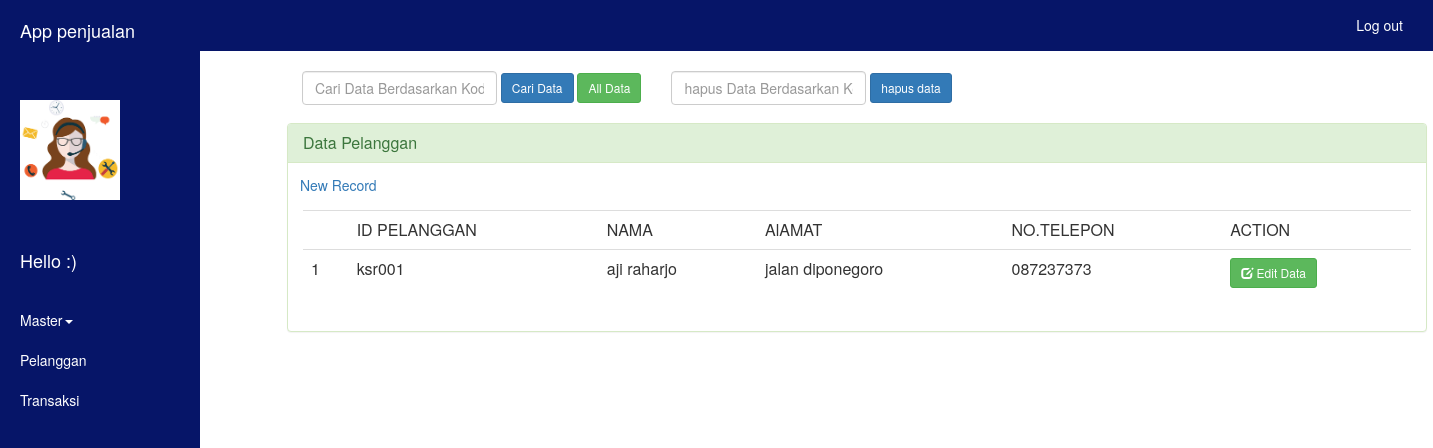
The app's page /v_operator.php with its own data.
### tables this page shows
CREATE TABLE `tb_operator` (
  `id_operator` varchar(8) NOT NULL,
  `nama` varchar(25) NOT NULL,
  `alamat` varchar(150) NOT NULL,
  `no_tlp` varchar(15) NOT NULL
);

### v_operator.php (the view, shortened to what this page needs)
<html>
<head>
<link rel="stylesheet" href="css/bootstrap.min.css"/>
</head>
<body>
  <div id="wrapper" class="active">
      <div id="sidebar-wrapper">
      <ul id="sidebar_menu" class="sidebar-nav">
           <li class="sidebar-brand"><a>App penjualan</a></li>
           <li class="sidebar-brand"><img src="download.png"></li>
           <li class="sidebar-brand"><a><span class="light" id="main_icon">Hello :)</span></a></li>
      </ul>
        <ul class="sidebar-nav" id="sidebar">
         <li class="dropdown">
          <a href="#" class="dropdown-toggle" data-toggle="dropdown">Master<span class="caret"></span></a>
        </li>
         <li class="active"><a href="v_pelanggan.php">Pelanggan</a></li>
          <li class="active"><a href="v_transaksi.php">Transaksi</a></li>
        </ul>
      </div>
      <div id="page-content-wrapper">
         <nav class="navbar navbar-custom navbar-fixed-top" role="navigation">
        <div class="container-fluid satu">
            <div class="collapse navbar-collapse navbar-right navbar-main-collapse">
                <ul class="nav navbar-nav">
                    <li>
                        <a href="logout.php">Log out</a>
                    </li>
                </ul>
            </div>
        </div>
    </nav>
    <div id="main-wrapper" class="col-md-11 pull-right">
            <div id="main">
            <div class="container">
                  <center><h2>Pencarian Data Product</h2></center>
    <form action="" method="POST" class="navbar-form navbar-left" role="search">
  <div class="form-group">
    <input type='text' placeholder='Cari Data Berdasarkan Kode dan Nama' name='qcari' class='form-control'> <br/>
  </div>
  <input type='submit' value='Cari Data' class='btn btn-sm btn-primary'> <a href='index.php' class='btn btn-sm btn-success' > All Data</a>
    </form>
   <form action="delete3.php" method="POST" class="navbar-form navbar-left" role="search">
  <div class="form-group">
    <input type='text' placeholder='hapus Data Berdasarkan Kode dan Nama' name='kode' class='form-control'> <br/>
  </div>
  <input type='submit' value='hapus data' name="hapus3" class='btn btn-sm btn-primary'>
    </form>
<br/>
<br/>
<br/>
    <div class="panel panel-success">
  <div class="panel-heading">
   <h3 class="panel-title">Data Pelanggan</h3>
  </div><div align="left" style="margin-left:12px;margin-top:12px"><a href="tambahoperator.php" class="table table-hover" >New Record</a></div>
  <div class="panel-body">
    <table class="table table-hover" >
      <th><td>ID PELANGGAN</a></td><td>NAMA</td><td>AlAMAT</td><td>NO.TELEPON</td><td>ACTION</td></th>
<?php
require_once('koneksi.php');
$query1="select * from tb_operator ";
$result=mysqli_query($conn,$query1) or die(mysqli_error());
$no=1;
while($rows=mysqli_fetch_assoc($result)){
      ?>
      <tr>
        <td><?php echo $no
        ?></td>
        <td><?php   echo $rows['id_operator'];?></td>
        <td><?php   echo $rows['nama'];?></td>
        <td><?php   echo $rows['alamat'];?></td>
        <td><?php   echo $rows['no_tlp'];?></td>
        <td><a href="edit3.php?id_operator=<?php echo $rows['id_operator']; ?>" class="btn btn-sm btn-success"><span class="glyphicon glyphicon-edit" aria-hidden="true"></span> Edit Data</a></td>
      </tr>
      <?php
$no++;
}?>
    </table>
</div>
</div>
    </div>
      </div>
      </div>
      </div>
    </div>
</body>
</html>

### v_operator.php (style rules this page uses)
#wrapper { padding-left: 70px; transition: all .4s ease 0s; height: 100%; }
#sidebar-wrapper { margin-left: -150px; left: 70px; width: 200px; background: #aaa; position: fixed; height: 100%; z-index: 10000; transition: all .4s ease 0s; background-color: #061568; }
.sidebar-nav { display: block; float: left; width: 200px; list-style: none; margin: 0; padding: 0; background-color: #31f91b; }
#page-content-wrapper { padding-left: 0; margin-left: 0; width: 100%; height: auto; }
#wrapper.active { padding-left: 150px; }
#wrapper.active #sidebar-wrapper { left: 150px; }
#page-content-wrapper { width: 100%; }
#sidebar_menu li a, .sidebar-nav li a { background-color: white; display: block; float: left; text-decoration: none; width: 150px; background: #fff; -webkit-transition: background .5s; -moz-transition: background .5s; -o-transition: background .5s; -ms-transition: background .5s; transition: background .5s; background-color: #061568; }
.sidebar-nav li { line-height: 40px; text-indent: 20px; }
.sidebar-nav li a { color: white; display: block; text-decoration: none; }
.sidebar-nav { background-color:#061568; width: 200px; }
.sidebar-nav > .sidebar-brand { height: 100px; width: 200px; line-height: 60px; font-size: 18px; }
.sidebar-nav > .sidebar-brand a { color: white; }
#main_icon { float:left; padding-right: 30px; padding-top:30px; color: white; }
.sidebar-brand img { width: 100px; height:100px; }
.navbar { background-color: #061568; }
.navbar a { color: white; }

### records on screen
tb_operator: id_operator "ksr001", nama "aji raharjo", alamat "jalan diponegoro", no_tlp "087237373"
